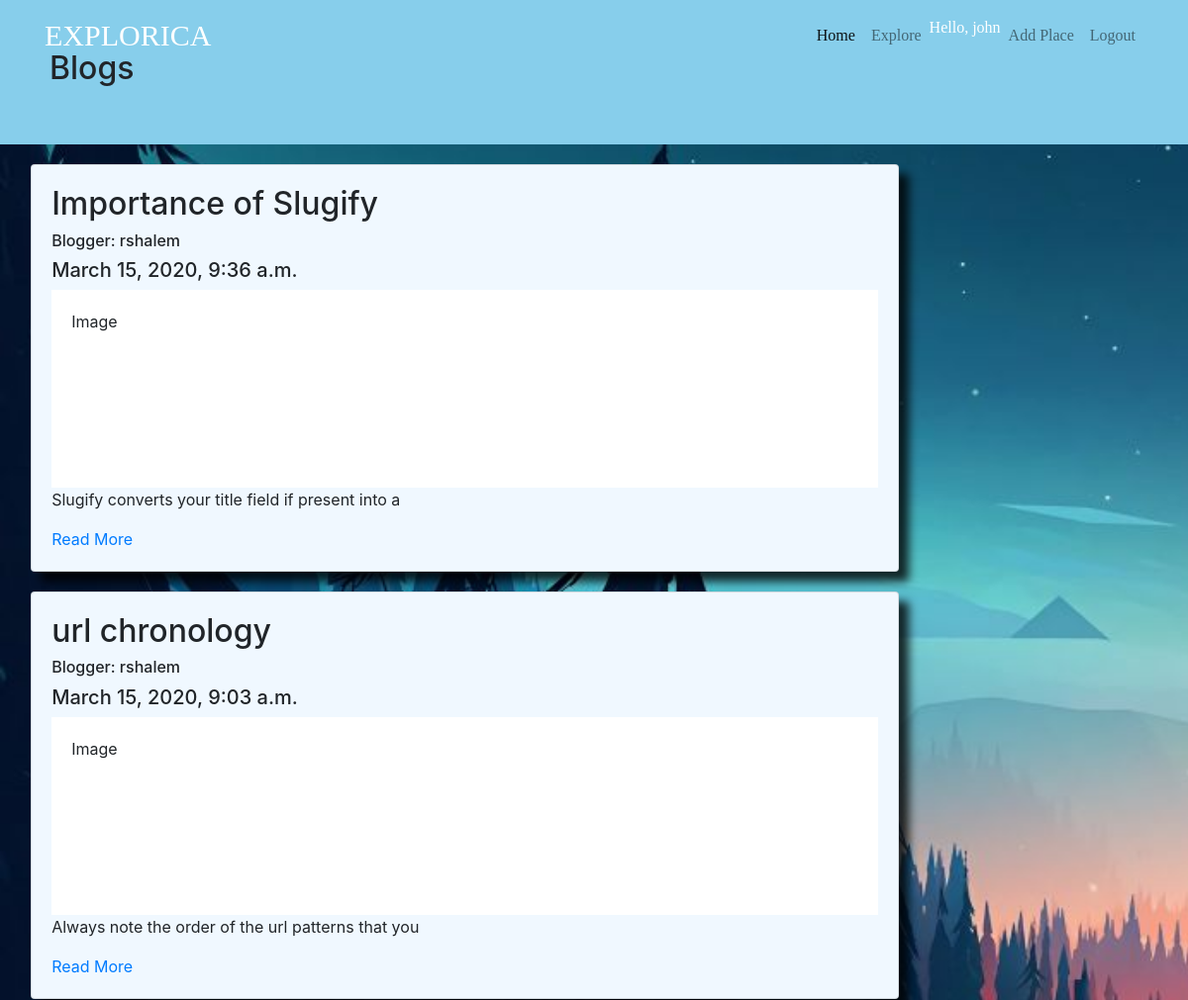
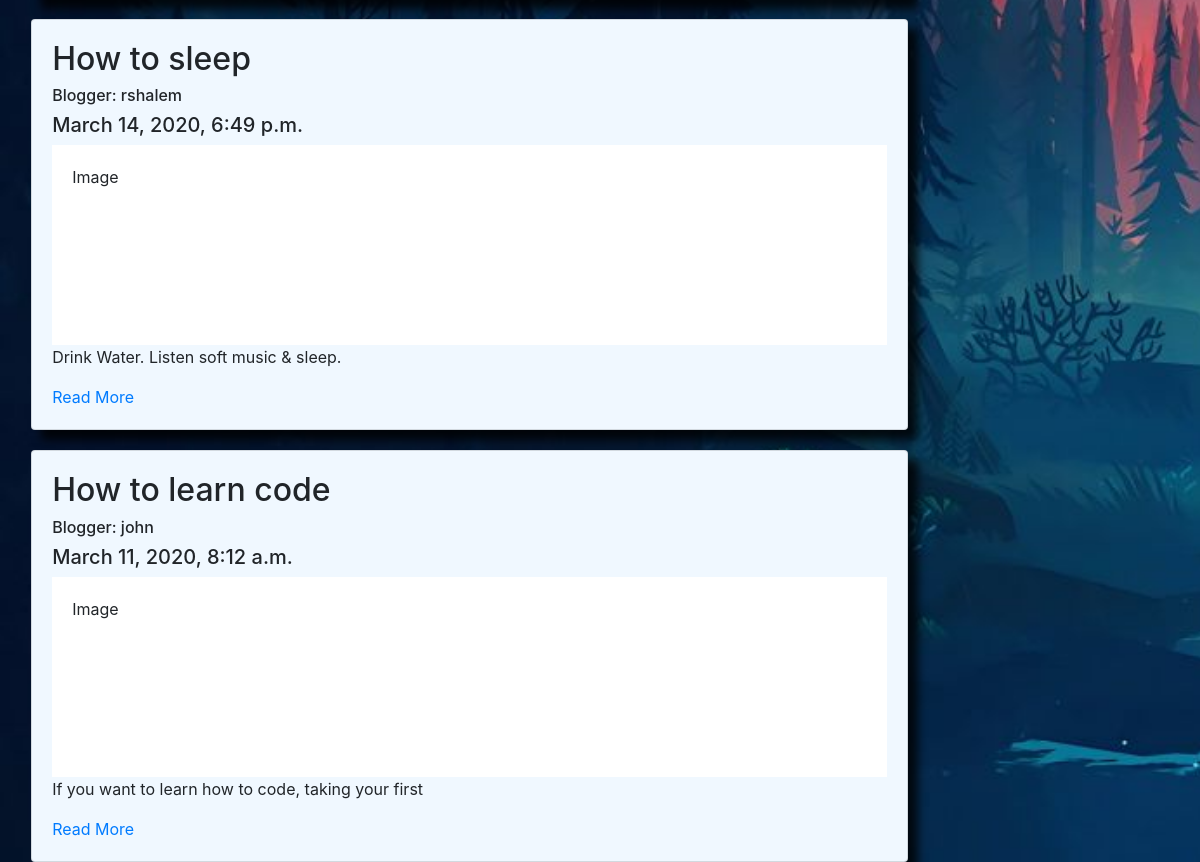
Screenshot of /blog/ (signed in) with the database file from the repository (2 pictures, top to bottom).
### blog/models.py (models this page shows, shortened)
class Article(models.Model):
    article_image = models.ImageField(upload_to='images/', blank=True)
    article_title = models.CharField(max_length=50)
    user = models.ForeignKey(User, related_name='author', default=1, on_delete=models.CASCADE)
    article_about = models.TextField()
    slug = models.SlugField(unique=True, default=2)
    date_published = models.DateTimeField(auto_now_add=True)
    def snippet(self):
        return self.article_about[:51]

### blog/views.py (the view)
# urls.py: path('', views.index, name='index'),
def index(request):
    all_article = Article.objects.all().order_by('-date_published')
    return render(request, 'blog/index.html', {'all_article': all_article})

### blog/templates/blog/index.html
{% extends 'main/base.html' %}
{% block content %}
    <div class="header">
      <h2> Blogs </h2>
    </div>
    {% for article in all_article %}
    <div class="row">
      <div class="leftcolumn">
        <div class="card">
          <h2>{{ article.article_title }}</h2>
          <h6>Blogger: {{ article.user }}</h6>
          <h5>{{ article.date_published }}</h5>
          <div class="fakeimg" style="height:200px;">Image</div>
          <p>{{ article.snippet }}</p>
          <a href="{% url 'blog:detail-blog' article.slug %}"> Read More </a>
        </div>
      </div>
    </div>
    {% endfor %}
{% endblock %}

### main/templates/main/includes/navbar.html (shortened to what this page needs)
    <nav class="navbar navbar-expand-lg navbar-light fixed-top">
        <div class="container">
              <a class="navbar-brand" href="{% url 'main:homepage' %}">EXPLORICA</a>
                  <div class="collapse navbar-collapse" id="navbarSupportedContent">
                    <ul class="navbar-nav ml-auto">
                      <li class="nav-item active">
                        <a class="nav-link" href="#">Home </a>
                      </li>
                      <li class="nav-item">
                        <a class="nav-link" href="{% url 'main:explore' %}">Explore</a>
                      </li>
                      {% if user.is_authenticated %}
                          <li class="nav-item">
                              Hello, {{ user.username }}
                          </li>
                          <li class="nav-item">
                            <a class="nav-link" href="#">Add Place</a>
                          </li>
                          <li class="nav-item">
                            <a class="nav-link" href="{% url 'main:logout' %}">Logout</a>
                          </li>
                      {% endif %}
                    </ul>
                  </div>
        </div>
    </nav>

### main/static/main/style.css (style rules this page uses)
.navbar .navbar-brand { font-size: 30px; font-family: 'Baron Neue Bold'; color: white; }
.nav-item { font-family: 'Baron Neue Bold'; color: white; }
body { background-image: url("images/c.jpg"); background-size: cover ; }
.card { margin-top:15%; margin-left: 5%; position:relative; transition: 3s; box-shadow: 10px 10px 10px rgba(0,0,0,0.8); }
.header { padding: 50px; font-size: 40px; text-align: left; background: skyblue; }
.leftcolumn { float: left; width: 75%; }
.fakeimg { background-color: white; width: 100%; padding: 20px; }
.card { background-color: aliceblue; padding: 20px; margin-top: 20px; }

### rows the page displays
Article: article_title "Importance of Slugify", user "rshalem", date_published "March 15, 2020, 9:36 a.m.", snippet "Slugify converts your title field if present into a"
Article: article_title "url chronology", user "rshalem", date_published "March 15, 2020, 9:03 a.m.", snippet "Always note the order of the url patterns that you"
Article: article_title "How to sleep", user "rshalem", date_published "March 14, 2020, 6:49 p.m.", snippet "Drink Water. Listen soft music & sleep."
Article: article_title "How to learn code", user "john", date_published "March 11, 2020, 8:12 a.m.", snippet "If you want to learn how to code, taking your first"

### other values shown
{{ user.username }} "john"
